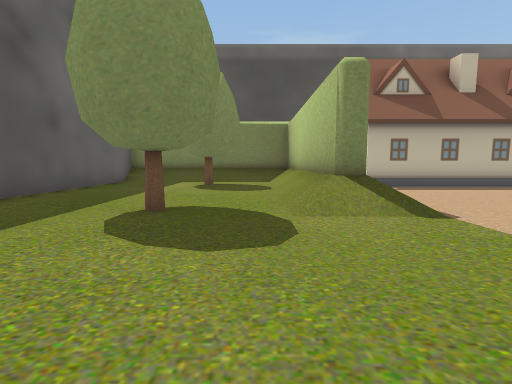
View 1 (above)

23 first-person views from a walk through a 3-D level made in the Unity game engine. The camera is 1.4 m above the floor, tilts 6° down and sees 85° across. The floor is counted in squares, 2 m on a side. Each view is taken from the middle of a square. On the plan, view 1 faces up. The plan holds only what a view shows up to about 9 squares ahead; the rest is blank. The place goes on beyond the plan. Some surface patterns are stand-ins.

View 2
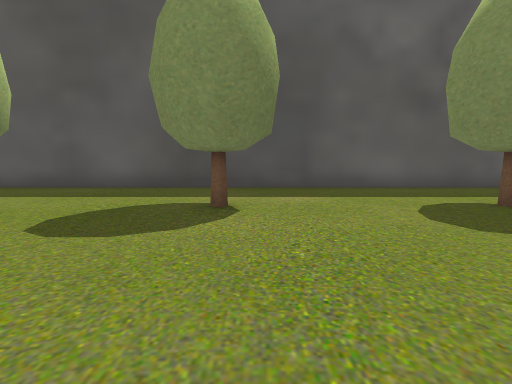

View 3
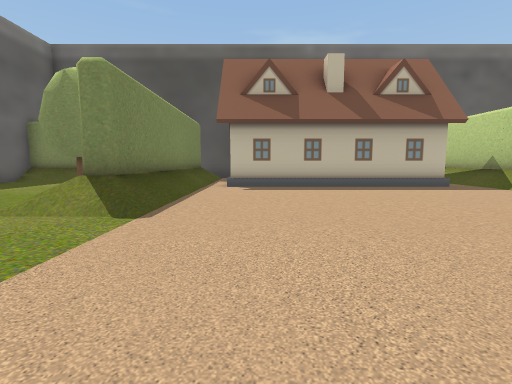

View 4
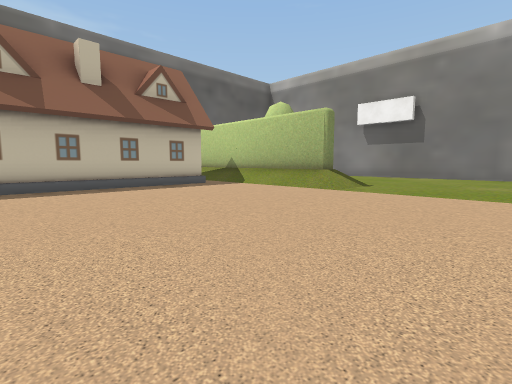

View 5
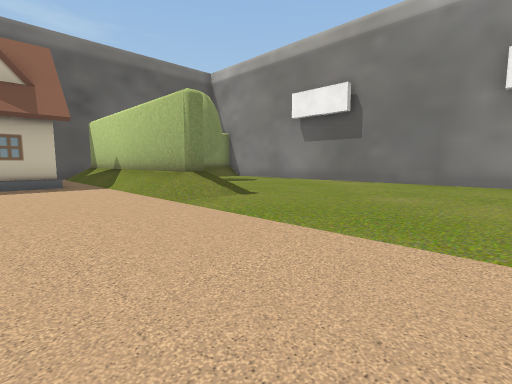

View 6
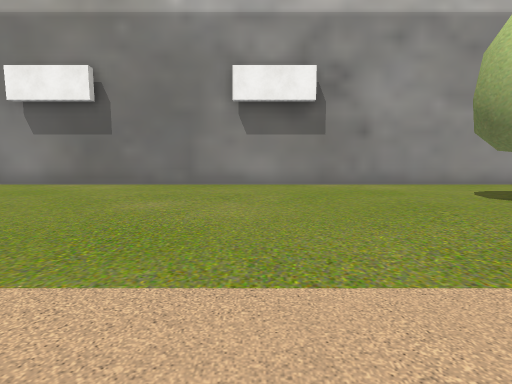

View 7
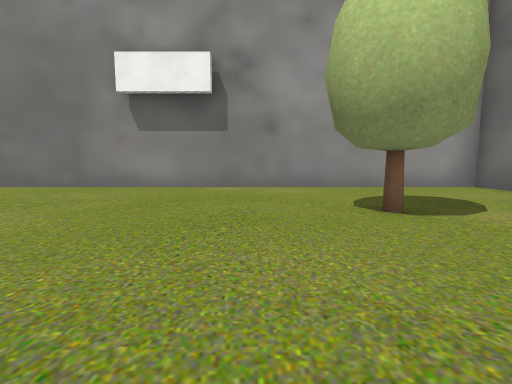

View 8
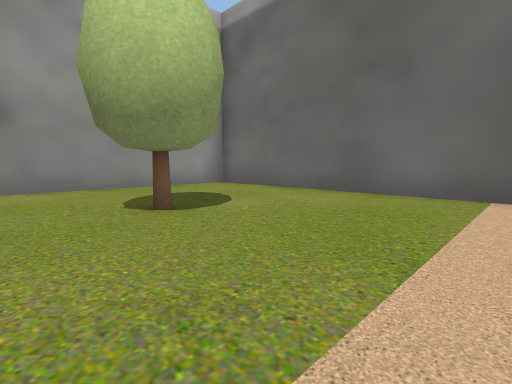

View 9
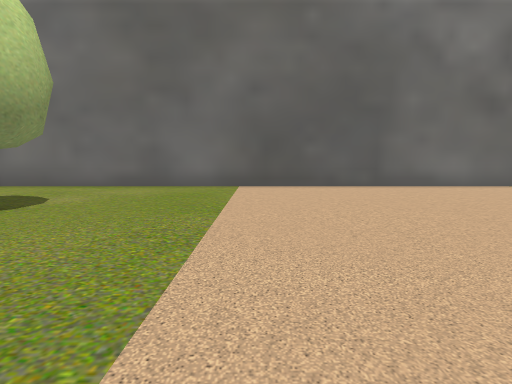

View 10
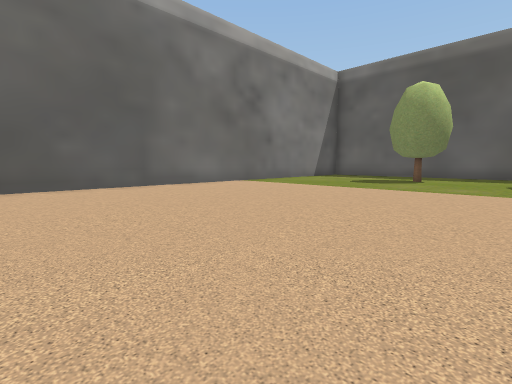

View 11
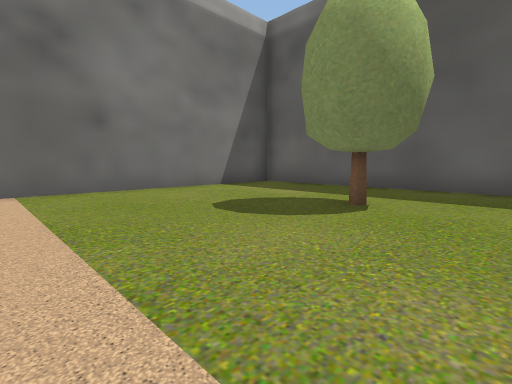

View 12
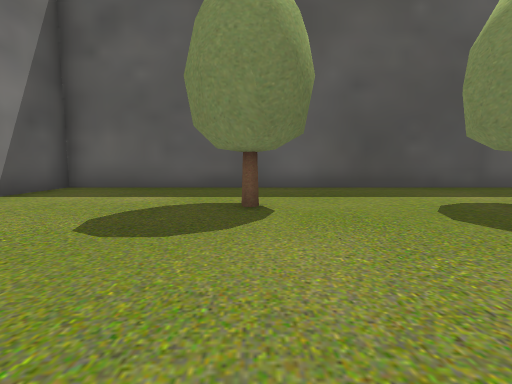

View 13
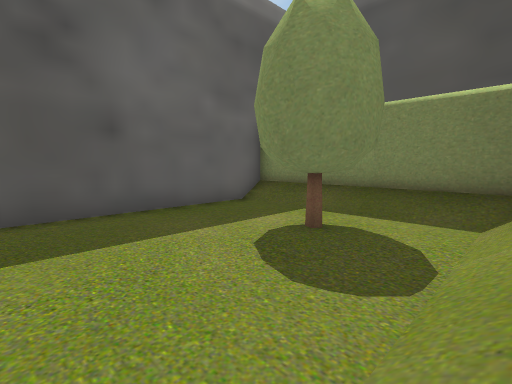

View 14
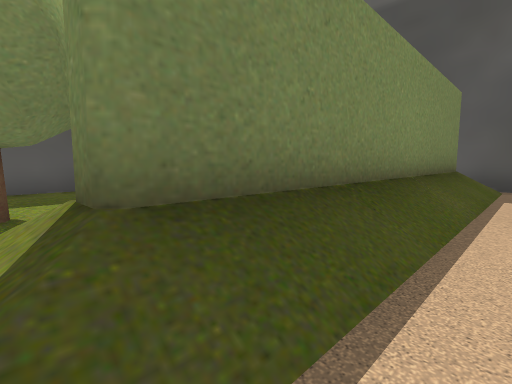

View 15
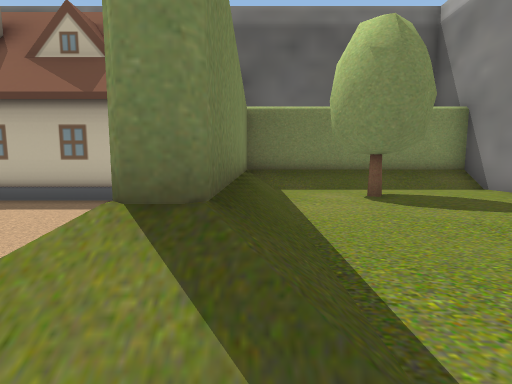

View 16
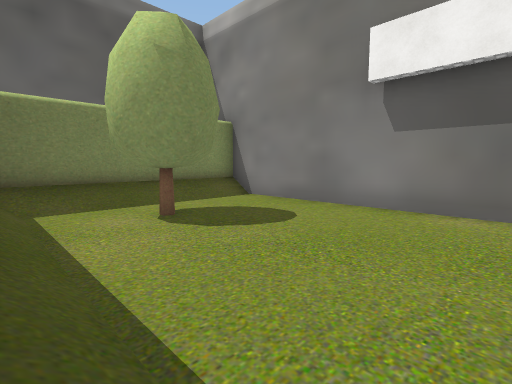

View 17
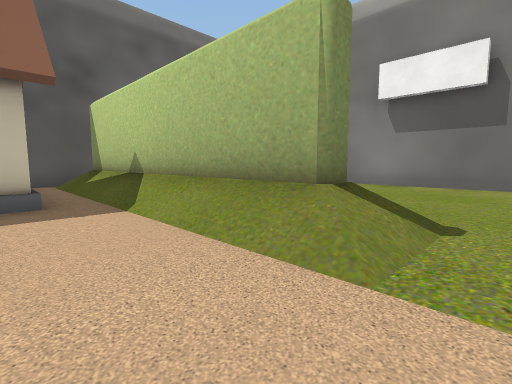

View 18
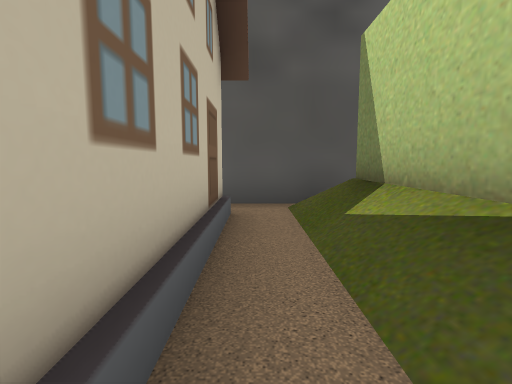

View 19
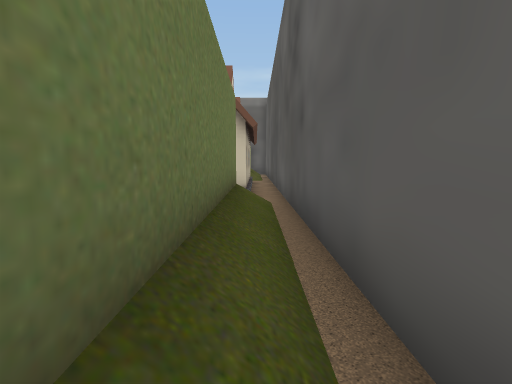

View 20
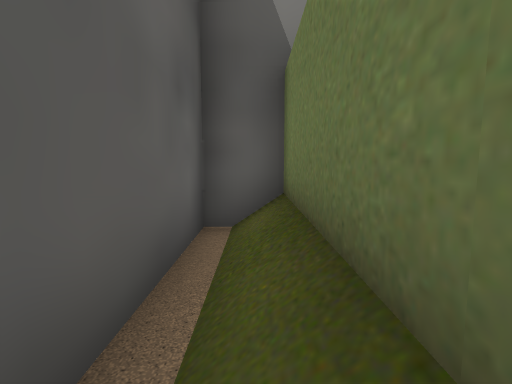

View 21
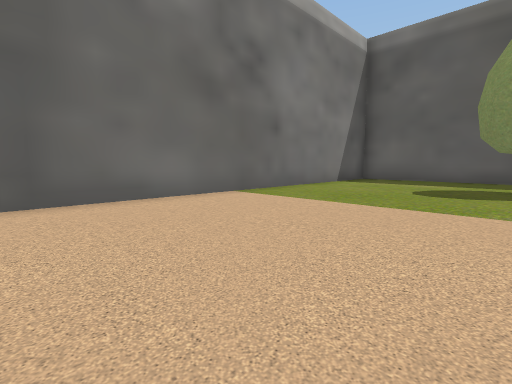

View 22
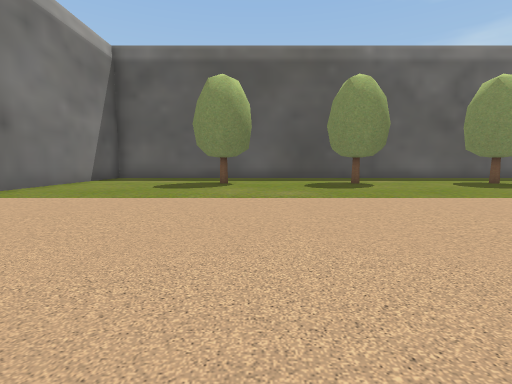

View 23
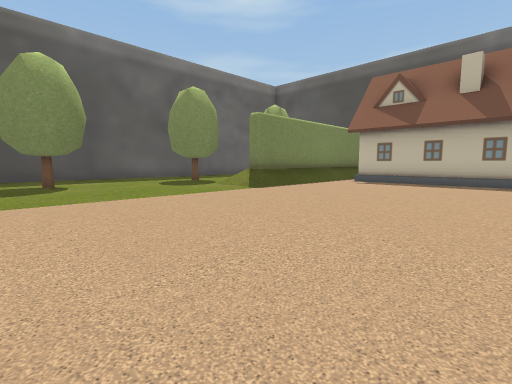

### Floor plan
Key: @ floor where view 1 was taken; # wall or solid block; . floor; / step, stairs or slope; T tree; O other object.
Columns run from 5 left of view 1 to 18 right of it. Each row starts with its distance up from view 1.
 13        ##    ###########
 12        //    //.///////#
 11 ########/     #./O######
 10 #...../#/     #./#.....#
  9 #...T./#/######./#..T..#
  8 #...../#///////./#.....#
  7 #...../#......../#.....#
  6 #...../#......../#.....#
  5 #...../#......../#.....#
  4 #..T..//........//.....#
  3 #......................#
  2 #......................#
  1 #......................#
  0 #....@.................#
 -1 #..T...................#
 -2 #......................#
 -3 #......................#
 -4 #......................#
 -5 #..T...................#
 -6 #..................T...#
 -7 #......................#
 -8 #......................#
 -9 #......................#
-10 #......................#
-11 ########################

Positions as (right, up) in squares from view 1, and headings:
1: (0, 0), facing up
2: (3, 0), facing left
3: (4, 0), facing up
4: (4, 0), facing up-right
5: (8, -1), facing up-right
6: (9, -1), facing right
7: (10, -4), facing right
8: (10, -4), facing down-right
9: (10, -2), facing down
10: (10, -2), facing down-left
11: (3, -3), facing down-left
12: (3, -5), facing left
13: (1, 5), facing up-left
14: (3, 4), facing up-left
15: (12, 3), facing up
16: (12, 4), facing up-right
17: (9, 3), facing up-right
18: (10, 8), facing up
19: (17, 12), facing left
20: (14, 12), facing right
21: (7, -5), facing down-left
22: (8, -4), facing left
23: (8, -2), facing up-left
